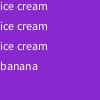
Frame 1 (no input)
Frame 60 (the mouse pressed at the canvas centre just before this capture): identical to frame 1, image omitted
Frame 120 (the mouse held since frame 60 and released just before this capture): identical to frame 1, image omitted

The Processing sketch that drew this single still picture (run headless with seeded random() and noise(); from frame 60 on, the mouse is pressed at the canvas centre):

// Processing sketch: bananasplit
// ── bananasplit.pde
void setup(){
  background(#8828CE);
  int y=10;
//for(int i=0;i<4;i++);
for(int i=0;i<3;i++) {
text("ice cream", 0, y);
y=y+20;


}
text("banana",0,y);


}

void draw(){

  
}
